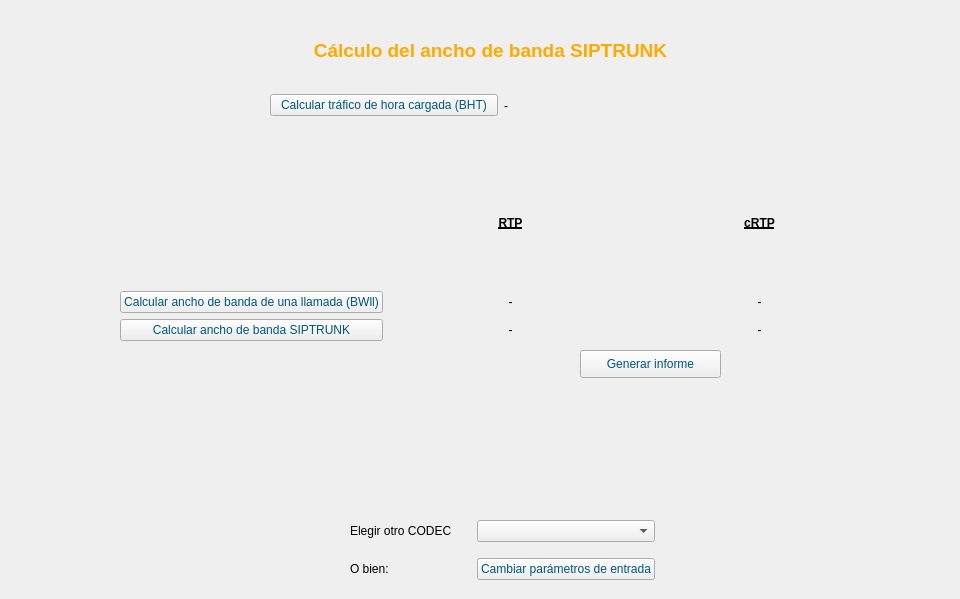
    <widget class="QWidget" name="page_3">
     <widget class="QLabel" name="label_46">
      <property name="geometry">
       <rect>
        <x>30</x>
        <y>20</y>
        <width>921</width>
        <height>61</height>
       </rect>
      </property>
      <property name="palette">
       <palette>
        <active>
         <colorrole role="WindowText">
          <brush brushstyle="SolidPattern">
           <color alpha="255">
            <red>255</red>
            <green>170</green>
            <blue>0</blue>
           </color>
          </brush>
         </colorrole>
        </active>
        <inactive>
         <colorrole role="WindowText">
          <brush brushstyle="SolidPattern">
           <color alpha="255">
            <red>255</red>
            <green>170</green>
            <blue>0</blue>
           </color>
          </brush>
         </colorrole>
        </inactive>
        <disabled>
         <colorrole role="WindowText">
          <brush brushstyle="SolidPattern">
           <color alpha="255">
            <red>0</red>
            <green>42</green>
            <blue>63</blue>
           </color>
          </brush>
         </colorrole>
        </disabled>
       </palette>
      </property>
      <property name="font">
       <font>
        <pointsize>14</pointsize>
        <weight>75</weight>
        <bold>true</bold>
       </font>
      </property>
      <property name="text">
       <string>Cálculo del ancho de banda SIPTRUNK</string>
      </property>
      <property name="alignment">
       <set>Qt::AlignCenter</set>
      </property>
     </widget>
     <widget class="QWidget" name="horizontalLayoutWidget_3">
      <property name="geometry">
       <rect>
        <x>270</x>
        <y>80</y>
        <width>461</width>
        <height>51</height>
       </rect>
      </property>
      <layout class="QHBoxLayout" name="horizontalLayout_4">
       <item>
        <widget class="QPushButton" name="button_BHT">
         <property name="palette">
          <palette>
           <active>
            <colorrole role="ButtonText">
             <brush brushstyle="SolidPattern">
              <color alpha="255">
               <red>0</red>
               <green>85</green>
               <blue>127</blue>
              </color>
             </brush>
            </colorrole>
           </active>
           <inactive>
            <colorrole role="ButtonText">
             <brush brushstyle="SolidPattern">
              <color alpha="255">
               <red>0</red>
               <green>85</green>
               <blue>127</blue>
              </color>
             </brush>
            </colorrole>
           </inactive>
           <disabled>
            <colorrole role="ButtonText">
             <brush brushstyle="SolidPattern">
              <color alpha="255">
               <red>0</red>
               <green>42</green>
               <blue>63</blue>
              </color>
             </brush>
            </colorrole>
           </disabled>
          </palette>
         </property>
         <property name="text">
          <string>Calcular tráfico de hora cargada (BHT)</string>
         </property>
        </widget>
       </item>
       <item>
        <widget class="QLabel" name="label_BHT">
         <property name="text">
          <string>-</string>
         </property>
        </widget>
       </item>
      </layout>
     </widget>
     <widget class="QWidget" name="gridLayoutWidget_5">
      <property name="geometry">
       <rect>
        <x>120</x>
        <y>160</y>
        <width>761</width>
        <height>181</height>
       </rect>
      </property>
      <layout class="QGridLayout" name="gridLayout_5">
       <item row="1" column="2">
        <widget class="QLabel" name="label_BWll_cRTP">
         <property name="text">
          <string>-</string>
         </property>
         <property name="alignment">
          <set>Qt::AlignCenter</set>
         </property>
        </widget>
       </item>
       <item row="2" column="0">
        <widget class="QPushButton" name="button_BWSIPTRUNK">
         <property name="palette">
          <palette>
           <active>
            <colorrole role="ButtonText">
             <brush brushstyle="SolidPattern">
              <color alpha="255">
               <red>0</red>
               <green>85</green>
               <blue>127</blue>
              </color>
             </brush>
            </colorrole>
           </active>
           <inactive>
            <colorrole role="ButtonText">
             <brush brushstyle="SolidPattern">
              <color alpha="255">
               <red>0</red>
               <green>85</green>
               <blue>127</blue>
              </color>
             </brush>
            </colorrole>
           </inactive>
           <disabled>
            <colorrole role="ButtonText">
             <brush brushstyle="SolidPattern">
              <color alpha="255">
               <red>0</red>
               <green>42</green>
               <blue>63</blue>
              </color>
             </brush>
            </colorrole>
           </disabled>
          </palette>
         </property>
         <property name="text">
          <string>Calcular ancho de banda SIPTRUNK</string>
         </property>
        </widget>
       </item>
       <item row="2" column="2">
        <widget class="QLabel" name="label_BWSIPTRUNK_cRTP">
         <property name="text">
          <string>-</string>
         </property>
         <property name="alignment">
          <set>Qt::AlignCenter</set>
         </property>
        </widget>
       </item>
       <item row="1" column="0">
        <widget class="QPushButton" name="button_BWll">
         <property name="palette">
          <palette>
           <active>
            <colorrole role="ButtonText">
             <brush brushstyle="SolidPattern">
              <color alpha="255">
               <red>0</red>
               <green>85</green>
               <blue>127</blue>
              </color>
             </brush>
            </colorrole>
           </active>
           <inactive>
            <colorrole role="ButtonText">
             <brush brushstyle="SolidPattern">
              <color alpha="255">
               <red>0</red>
               <green>85</green>
               <blue>127</blue>
              </color>
             </brush>
            </colorrole>
           </inactive>
           <disabled>
            <colorrole role="ButtonText">
             <brush brushstyle="SolidPattern">
              <color alpha="255">
               <red>0</red>
               <green>42</green>
               <blue>63</blue>
              </color>
             </brush>
            </colorrole>
           </disabled>
          </palette>
         </property>
         <property name="text">
          <string>Calcular ancho de banda de una llamada (BWll)</string>
         </property>
        </widget>
       </item>
       <item row="1" column="1">
        <widget class="QLabel" name="label_BWll_RTP">
         <property name="text">
          <string>-</string>
         </property>
         <property name="alignment">
          <set>Qt::AlignCenter</set>
         </property>
        </widget>
       </item>
       <item row="2" column="1">
        <widget class="QLabel" name="label_BWSIPTRUNK_RTP">
         <property name="text">
          <string>-</string>
         </property>
         <property name="alignment">
          <set>Qt::AlignCenter</set>
         </property>
         <property name="wordWrap">
          <bool>true</bool>
         </property>
        </widget>
       </item>
       <item row="0" column="1">
        <widget class="QLabel" name="label_53">
         <property name="font">
          <font>
           <weight>75</weight>
           <bold>true</bold>
           <underline>true</underline>
          </font>
         </property>
         <property name="text">
          <string>RTP</string>
         </property>
         <property name="alignment">
          <set>Qt::AlignCenter</set>
         </property>
        </widget>
       </item>
       <item row="0" column="2">
        <widget class="QLabel" name="label_54">
         <property name="font">
          <font>
           <weight>75</weight>
           <bold>true</bold>
           <underline>true</underline>
          </font>
         </property>
         <property name="text">
          <string>cRTP</string>
         </property>
         <property name="alignment">
          <set>Qt::AlignCenter</set>
         </property>
        </widget>
       </item>
      </layout>
     </widget>
     <widget class="QPushButton" name="button_informe">
      <property name="geometry">
       <rect>
        <x>580</x>
        <y>350</y>
        <width>141</width>
        <height>28</height>
       </rect>
      </property>
      <property name="palette">
       <palette>
        <active>
         <colorrole role="ButtonText">
          <brush brushstyle="SolidPattern">
           <color alpha="255">
            <red>0</red>
            <green>85</green>
            <blue>127</blue>
           </color>
          </brush>
         </colorrole>
        </active>
        <inactive>
         <colorrole role="ButtonText">
          <brush brushstyle="SolidPattern">
           <color alpha="255">
            <red>0</red>
            <green>85</green>
            <blue>127</blue>
           </color>
          </brush>
         </colorrole>
        </inactive>
        <disabled>
         <colorrole role="ButtonText">
          <brush brushstyle="SolidPattern">
           <color alpha="255">
            <red>0</red>
            <green>42</green>
            <blue>63</blue>
           </color>
          </brush>
         </colorrole>
        </disabled>
       </palette>
      </property>
      <property name="text">
       <string>Generar informe</string>
      </property>
     </widget>
     <widget class="QWidget" name="gridLayoutWidget_6">
      <property name="geometry">
       <rect>
        <x>350</x>
        <y>510</y>
        <width>305</width>
        <height>80</height>
       </rect>
      </property>
      <layout class="QGridLayout" name="gridLayout_6">
       <item row="0" column="1">
        <widget class="QComboBox" name="comboBox_CODEC"/>
       </item>
       <item row="0" column="0">
        <widget class="QLabel" name="label_55">
         <property name="text">
          <string>Elegir otro CODEC</string>
         </property>
        </widget>
       </item>
       <item row="1" column="1">
        <widget class="QPushButton" name="button_cambiarParametros">
         <property name="palette">
          <palette>
           <active>
            <colorrole role="ButtonText">
             <brush brushstyle="SolidPattern">
              <color alpha="255">
               <red>0</red>
               <green>85</green>
               <blue>127</blue>
              </color>
             </brush>
            </colorrole>
           </active>
           <inactive>
            <colorrole role="ButtonText">
             <brush brushstyle="SolidPattern">
              <color alpha="255">
               <red>0</red>
               <green>85</green>
               <blue>127</blue>
              </color>
             </brush>
            </colorrole>
           </inactive>
           <disabled>
            <colorrole role="ButtonText">
             <brush brushstyle="SolidPattern">
              <color alpha="255">
               <red>0</red>
               <green>42</green>
               <blue>63</blue>
              </color>
             </brush>
            </colorrole>
           </disabled>
          </palette>
         </property>
         <property name="text">
          <string>Cambiar parámetros de entrada</string>
         </property>
        </widget>
       </item>
       <item row="1" column="0">
        <widget class="QLabel" name="label_56">
         <property name="text">
          <string>O bien:</string>
         </property>
        </widget>
       </item>
      </layout>
     </widget>
    </widget>
